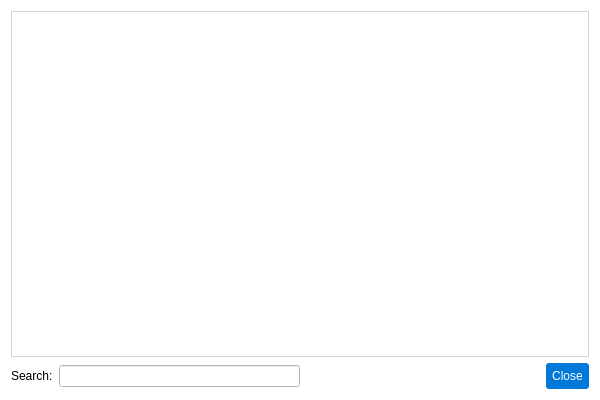
<?xml version="1.0" encoding="UTF-8"?>
<ui version="4.0">
 <class>TelescopeCatalogDialog</class>
 <widget class="QDialog" name="TelescopeCatalogDialog">
  <property name="geometry">
   <rect>
    <x>0</x>
    <y>0</y>
    <width>600</width>
    <height>400</height>
   </rect>
  </property>
  <property name="windowTitle">
   <string>Telescope Catalog</string>
  </property>
  <property name="styleSheet">
   <string>background-color: #ffffff; font-family: Arial;</string>
  </property>
  <layout class="QVBoxLayout" name="verticalLayout">
   <item>
    <widget class="QTableView" name="telescopeTable">
     <property name="styleSheet">
      <string>border: 1px solid #d3d3d3;</string>
     </property>
     <property name="selectionMode">
      <enum>QAbstractItemView::SelectionMode::SingleSelection</enum>
     </property>
     <property name="selectionBehavior">
      <enum>QAbstractItemView::SelectionBehavior::SelectRows</enum>
     </property>
    </widget>
   </item>
   <item>
    <layout class="QHBoxLayout" name="buttonLayout">
     <item>
      <widget class="QLabel" name="label">
       <property name="text">
        <string>Search:</string>
       </property>
      </widget>
     </item>
     <item>
      <widget class="QLineEdit" name="lineEdit"/>
     </item>
     <item>
      <spacer name="horizontalSpacer">
       <property name="orientation">
        <enum>Qt::Orientation::Horizontal</enum>
       </property>
       <property name="sizeHint" stdset="0">
        <size>
         <width>40</width>
         <height>20</height>
        </size>
       </property>
      </spacer>
     </item>
     <item>
      <widget class="QPushButton" name="closeButton">
       <property name="styleSheet">
        <string notr="true">background-color: #0078d7; color: #ffffff; padding: 6px; border-radius: 3px;</string>
       </property>
       <property name="text">
        <string>Close</string>
       </property>
      </widget>
     </item>
    </layout>
   </item>
  </layout>
 </widget>
 <resources/>
 <connections/>
</ui>
